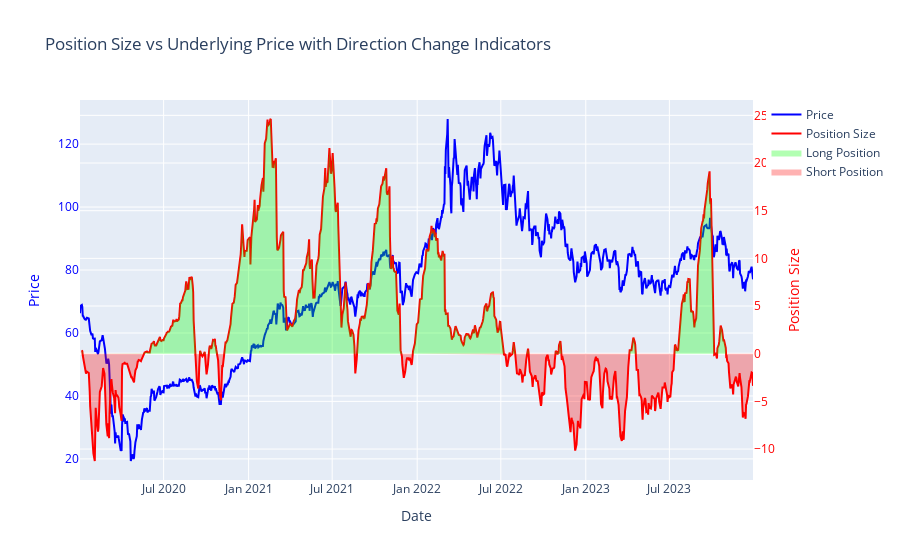
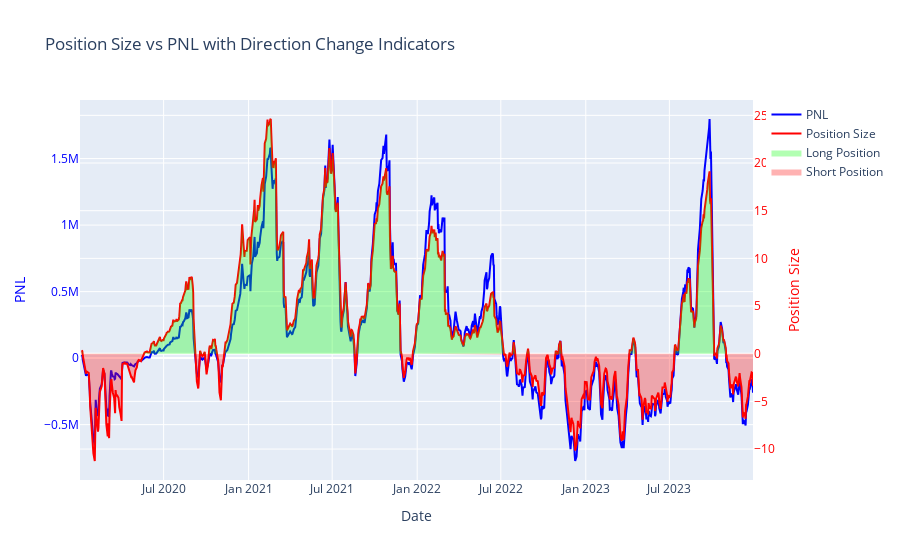

Write notebook code for charts like these, in order.
### Code cell
data = backtest(plot=True)
# data

### Figure 1 — Plotly figure (JSON) as saved in the notebook; plotly's stock layout.template omitted (floating-point values rounded to 4 significant figures; data arrays with more than 128 entries replaced by an {"elided": "..."} marker saying what was removed)
{"data": [{"line": {"color": "blue"}, "mode": "lines", "name": "Price", "type": "scatter", "x": {"elided": "1004 str values"}, "y": {"elided": "1004 float values"}}, {"line": {"color": "red"}, "mode": "lines", "name": "Position Size", "type": "scatter", "x": {"elided": "1004 str values"}, "y": {"elided": "1004 float values"}, "yaxis": "y2"}, {"fill": "tozeroy", "fillcolor": "rgba(0,255,0,0.3)", "hoverinfo": "skip", "line": {"width": 0}, "mode": "lines", "name": "Long Position", "type": "scatter", "x": {"elided": "1004 str values"}, "y": {"elided": "1004 float values"}, "yaxis": "y2"}, {"fill": "tozeroy", "fillcolor": "rgba(255,0,0,0.3)", "hoverinfo": "skip", "line": {"width": 0}, "mode": "lines", "name": "Short Position", "type": "scatter", "x": {"elided": "1004 str values"}, "y": {"elided": "1004 float values"}, "yaxis": "y2"}], "layout": {"title": {"text": "Position Size vs Underlying Price with Direction Change Indicators"}, "xaxis": {"title": {"text": "Date"}}, "yaxis": {"color": "blue", "title": {"text": "Price"}}, "yaxis2": {"color": "red", "overlaying": "y", "side": "right", "title": {"text": "Position Size"}}}}

### Figure 2 — Plotly figure (JSON) as saved in the notebook; plotly's stock layout.template omitted (floating-point values rounded to 4 significant figures; data arrays with more than 128 entries replaced by an {"elided": "..."} marker saying what was removed)
{"data": [{"line": {"color": "blue"}, "mode": "lines", "name": "PNL", "type": "scatter", "x": {"elided": "1004 str values"}, "y": {"elided": "1004 float values"}}, {"line": {"color": "red"}, "mode": "lines", "name": "Position Size", "type": "scatter", "x": {"elided": "1004 str values"}, "y": {"elided": "1004 float values"}, "yaxis": "y2"}, {"fill": "tozeroy", "fillcolor": "rgba(0,255,0,0.3)", "hoverinfo": "skip", "line": {"width": 0}, "mode": "lines", "name": "Long Position", "type": "scatter", "x": {"elided": "1004 str values"}, "y": {"elided": "1004 float values"}, "yaxis": "y2"}, {"fill": "tozeroy", "fillcolor": "rgba(255,0,0,0.3)", "hoverinfo": "skip", "line": {"width": 0}, "mode": "lines", "name": "Short Position", "type": "scatter", "x": {"elided": "1004 str values"}, "y": {"elided": "1004 float values"}, "yaxis": "y2"}], "layout": {"title": {"text": "Position Size vs PNL with Direction Change Indicators"}, "xaxis": {"title": {"text": "Date"}}, "yaxis": {"color": "blue", "title": {"text": "PNL"}}, "yaxis2": {"color": "red", "overlaying": "y", "side": "right", "title": {"text": "Position Size"}}}}
